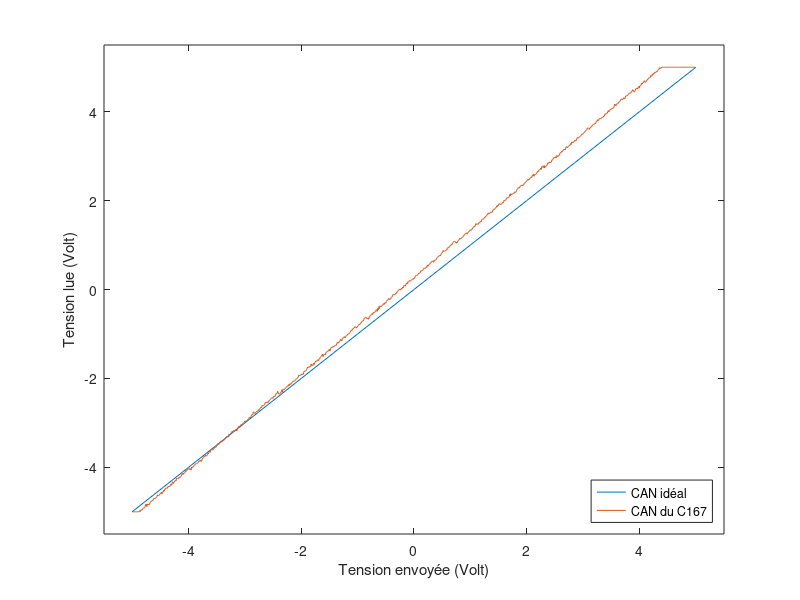

The MATLAB source for this figure:
clear 
close all
%% Lecture data
load('CAN_data.mat');
% Transformation stockage
n.can=data(:,1);
n.cna=data(:,2);
clear data
% conversion en volt
n.canV = 10/2047*(n.can-2048)-5;
%           v_cna0  =   (unsigned int)(2047.0/5.0*((s0 + 5.0)/2.0) + 2048.0);
% <=>       s0      =   10/2047*(v_cna0 - 2048) - 5
n.cnaV = n.cna * (10/1023) - 5.0;
%          mes0 = V_can0 * (10.0/1023.0) - 5.0;

plot(-5:5,-5:5,n.canV,n.cnaV)
legend('CAN idéal','CAN du C167','Location','SouthEast')
axis([-5.5 5.5 -5.5 5.5])
xlabel('Tension envoyée (Volt)');
ylabel('Tension lue (Volt)');
